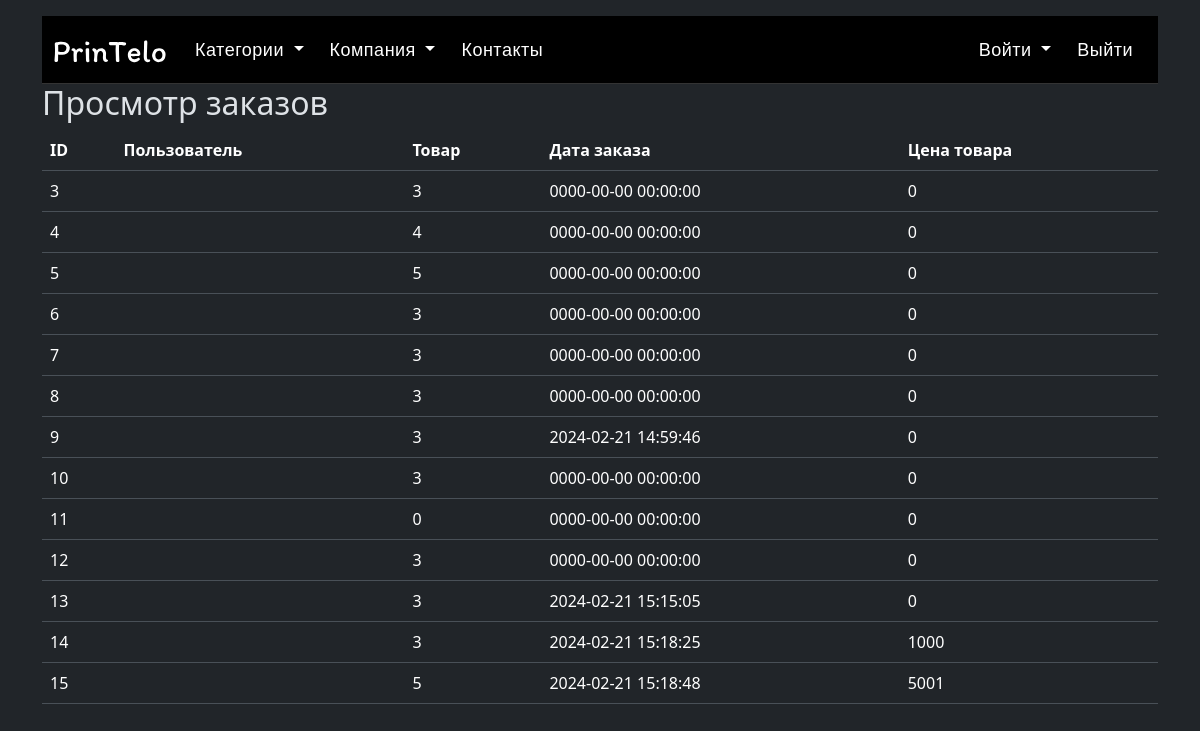
Page /korneuev/tablorders.php on the committed database.
### tables this page shows
CREATE TABLE `orders` (
  `id` int(11) NOT NULL,
  `user_id` int(11) NOT NULL,
  `product_id` int(11) NOT NULL,
  `order_date` datetime NOT NULL,
  `product_price` int(11) NOT NULL
);

### korneuev/tablorders.php (the view)
<?php include "header.php"; ?>
<?php
$servername = "localhost";
$username = "zoxan";
$password = "123";
$dbname = "textovarorg";
try {
    $db = new PDO("mysql:host=$servername;dbname=$dbname", $username, $password);
    $db->setAttribute(PDO::ATTR_ERRMODE, PDO::ERRMODE_EXCEPTION);
} catch(PDOException $e) {
    echo "Ошибка подключения: " . $e->getMessage();
    exit;
}
$stmt = $db->query("SELECT * FROM orders");
$orders = $stmt->fetchAll();
?>
<div class="container">
    <h2>Просмотр заказов</h2>
    <table class="table">
        <thead>
        <tr>
            <th>ID</th>
            <th>Пользователь</th>
            <th>Товар</th>
            <th>Дата заказа</th>
            <th>Цена товара</th>
        </tr>
        </thead>
        <tbody>
        <?php foreach ($orders as $order): ?>
            <tr>
                <td><?php echo $order['id']; ?></td>
                <td><?php echo $order['telephone']; ?></td>
                <td><?php echo $order['product_id']; ?></td>
                <td><?php echo $order['order_date']; ?></td>
                <td><?php echo $order['product_price']; ?></td>
            </tr>
        <?php endforeach; ?>
        </tbody>
    </table>
</div>

### rows in the picture
orders: id "3", product "3", order_date "0000-00-00 00:00:00", product_price "0"
orders: id "4", product "4", order_date "0000-00-00 00:00:00", product_price "0"
orders: id "5", product "5", order_date "0000-00-00 00:00:00", product_price "0"
orders: id "6", product "3", order_date "0000-00-00 00:00:00", product_price "0"
orders: id "7", product "3", order_date "0000-00-00 00:00:00", product_price "0"
orders: id "8", product "3", order_date "0000-00-00 00:00:00", product_price "0"
orders: id "9", product "3", order_date "2024-02-21 14:59:46", product_price "0"
orders: id "10", product "3", order_date "0000-00-00 00:00:00", product_price "0"
orders: id "11", product "0", order_date "0000-00-00 00:00:00", product_price "0"
orders: id "12", product "3", order_date "0000-00-00 00:00:00", product_price "0"
orders: id "13", product "3", order_date "2024-02-21 15:15:05", product_price "0"
orders: id "14", product "3", order_date "2024-02-21 15:18:25", product_price "1000"
orders: id "15", product "5", order_date "2024-02-21 15:18:48", product_price "5001"
